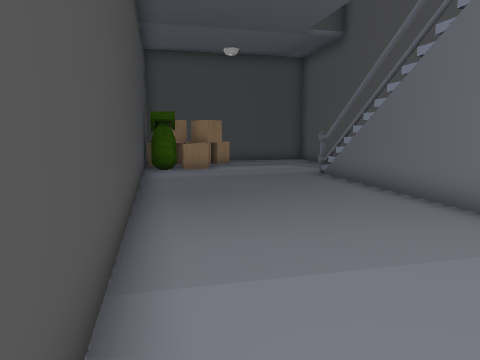
view 1 (above)

12 first-person views from a walk through a scene from a Unity 3-D project. The camera is 1.5 m above the floor, tilts 8° down and sees 70° across. The floor is counted in squares, 1 m on a side. Each view is taken from the middle of a square. On the plan, view 1 faces up. The plan holds only what a view shows up to about 16 squares ahead; the rest is blank. The place goes on beyond the plan. The player is left out. Some animated figures are left out. Some surface patterns are stand-ins.

view 2
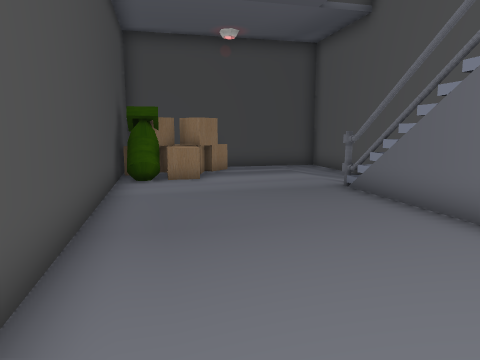

view 3
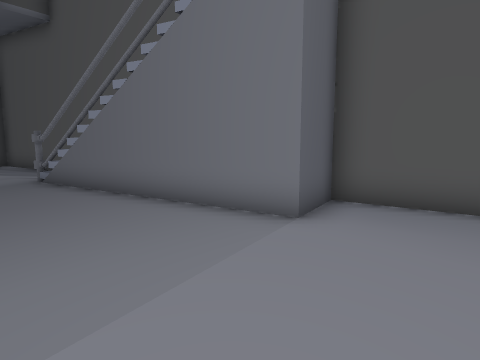

view 4
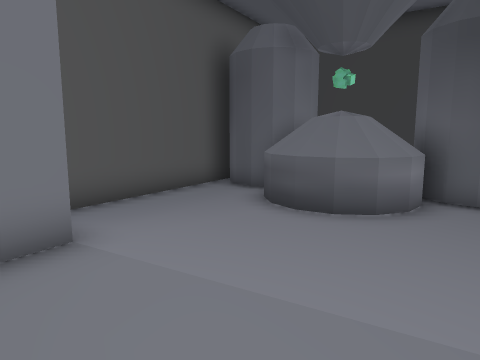

view 5
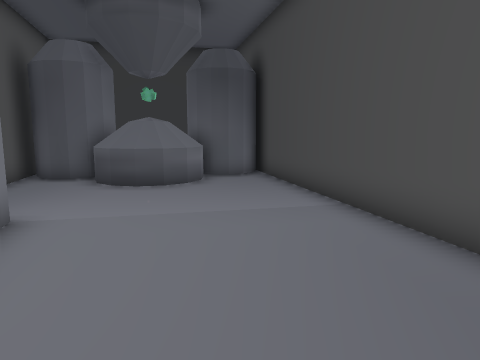

view 6
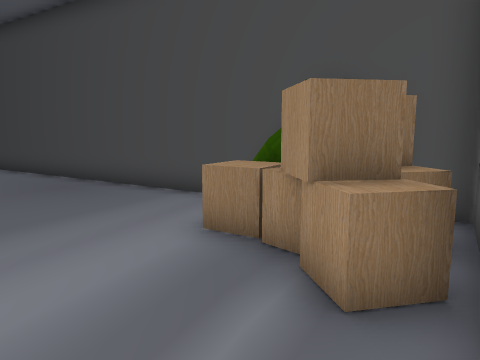

view 7
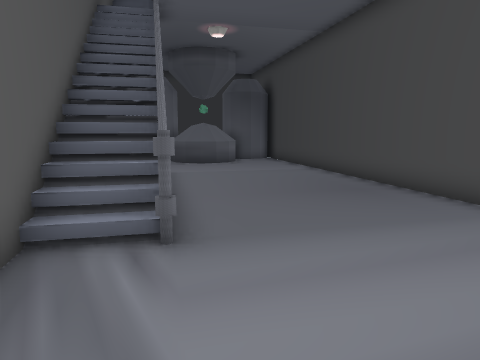

view 8
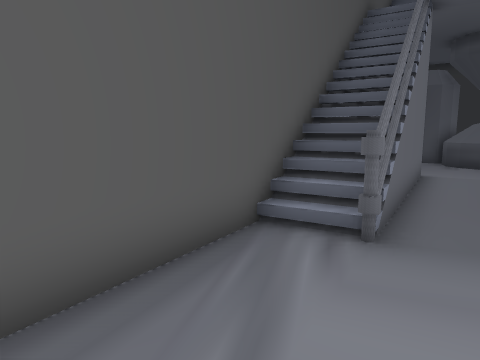

view 9
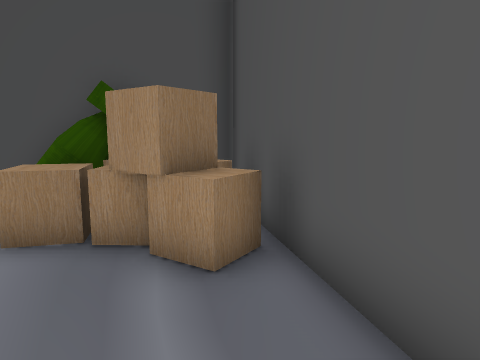

view 10
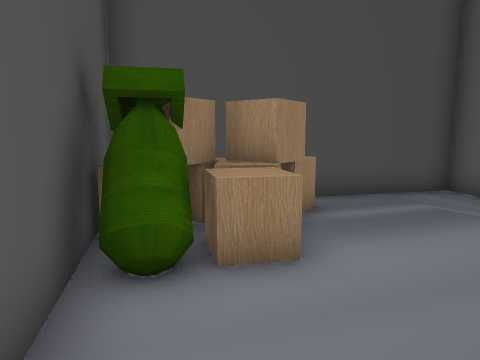

view 11
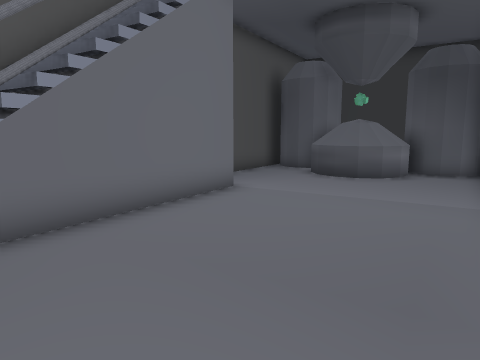

view 12
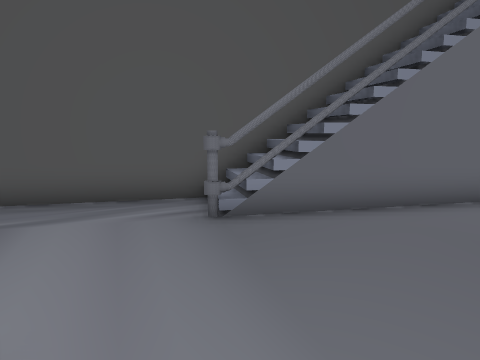

### Floor plan
Key: @ floor where view 1 was taken; # wall or solid block; x gap in a wall; . floor; = window, fence, low wall or low ledge; ^ raised ledge; v drop or lower ground; O other object.
Columns run from 5 left of view 1 to 8 right of it. Each row starts with its distance up from view 1.
 19        ###
 18 #  vv#v..#
 17 #v#OO....#
 16 ##OOO....#
 15  ##O.....##
 14  ##OO.....#
 13  #=.......#
 12  #......xO#
 11  ##.....=O#
 10   #......=#
  9   #......##
  8   #......#
  7   ##.....#
  6    #.....###
  5    #......###
  4    #........#
  3    ##.......#
  2     #.......##
  1     #........#
  0     #@..^^^..#
 -1     ##.^# ^###
 -2      #### ^###
 -3       ###
 -4       #

Positions as (right, up) in squares from view 1, and headings:
1: (0, 0), facing up
2: (0, 3), facing up
3: (0, 1), facing up-right
4: (0, 6), facing down-right
5: (1, 10), facing down
6: (2, 18), facing down-left
7: (2, 17), facing down
8: (1, 17), facing down-right
9: (3, 17), facing left
10: (-2, 10), facing up
11: (-2, 11), facing down-right
12: (-3, 12), facing right
